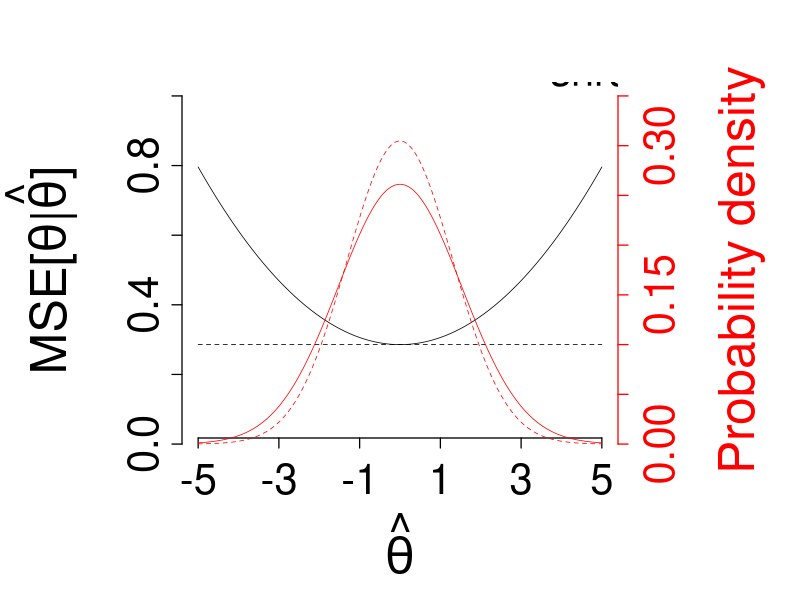

Recreate this plot in R.
# IDEAL project
# http://www.ideal.rwth-aachen.de/
#
# Author:
# Artur Araujo <artur.stat@gmail.com>
#
# Description:
#  Creates figure 2.
#
# Remarks:
#  None.

tau <- 0; # population average of true individual treatment effect
n <- 3; # number of cycles per subject
psi <- 2; # variance of the true indivual treatment effect
sigma <- 1; # residual variance

# probability for the computations
# of the x-axis limits of the plot
prob <- 0.999;

# weight for the shrunk estimate
k <- n*psi/(n*psi+sigma);
var.naive <- psi+sigma/n;
var.shrunk <- k^2*(psi+sigma/n);

# shrunk
a <- qnorm(
  p=(1+c(-1, 1)*prob)/2,
  mean=tau,
  sd=sqrt(var.shrunk)
);

# naive
b <- qnorm(
  p=(1+c(-1, 1)*prob)/2,
  mean=tau,
  sd=sqrt(var.naive)
);

# compute x-axis limits
xlim <- (a+b)/2;
xlim[1] <- floor(xlim[1]);
xlim[2] <- ceiling(xlim[2]);

# second y-axis limits
density.at <- pretty( x=c( 0, 1/sqrt(2*pi*var.shrunk) ) );
density.ylim <- range(density.at);

x <- seq(from=xlim[1], to=xlim[2], by=0.01);
mse.naive <- (1-k)^2*(tau-x)^2+k*sigma/n;
mse.shrunk <- rep( x=k*sigma/n, times=length(x) );
density.naive <- dnorm( x=x, mean=tau, sd=sqrt(var.naive) );
density.shrunk <- dnorm( x=x, mean=tau, sd=sqrt(var.shrunk) );

tiff(
  filename="Figure2.tif",
  width=1920,
  height=1080,
  units="px",
  pointsize=2,
  compression="lzw",
  res=400,
  bg="white",
  type="cairo"
);

#jpeg(
#  filename="Figure2.jpg",
#  width=1920,
#  height=1080,
#  units="px",
#  pointsize=2,
#  quality=100,
#  res=400,
#  bg="white",
#  type="cairo"
#);

#png(
#  filename="Figure2.png",
#  width=1920,
#  height=1080,
#  units="px",
#  pointsize=2,
#  res=400,
#  bg="white",
#  type="cairo"
#);

old <- par();

par(
  mar=c(
    7.1, # bottom margin default 5.1
    9.1, # left margin default 4.1
    4.1, # top margin default 4.1
    9.1 # right margin default 2.1
  )
);

# plot naive MSE
plot(
  x=x,
  y=mse.naive,
  xlim=xlim,
  ylim=c(0, 1),
  xlab="",
  ylab="",
  type="l",
  col="black",
  lty=1,
  lwd=0.75,
  bty="n",
  axes=FALSE
);

# plot shrunk MSE
lines(
  x=x,
  y=mse.shrunk,
  col="black",
  lty=2,
  lwd=0.75
);

# define x-axis
axis(
  side=1,
  at=seq(from=xlim[1], to=xlim[2], by=2),
  labels=TRUE,
  tick=TRUE,
  outer=FALSE,
  lty="solid",
  lwd=1.25,
  lwd.ticks=1.25,
  cex.axis=2.5,
  mgp=c(3, 1, -1)
);

# define y-axis
axis(
  side=2,
  at=seq(from=0, to=1, by=0.2),
  labels=TRUE,
  tick=TRUE,
  outer=FALSE,
  lty="solid",
  lwd=1.25,
  lwd.ticks=1.25,
  cex.axis=2.5,
  mgp=c(3, 1, 0)
);

# define xy-axis label
title(
  xlab=expression( hat(theta) ),
  ylab=expression( paste("MSE[", theta, "|", hat(theta), "]") ),
  line=5,
  cex.lab=3
);

# allow second plot
par(new=TRUE);

# plot naive density
plot(
  x=x,
  y=density.naive,
  xlim=xlim,
  ylim=density.ylim,
  xlab="",
  ylab="",
  type="l",
  col="red",
  lty=1,
  lwd=0.75,
  bty="n",
  axes=FALSE
);

# plot shrunk density
lines(
  x=x,
  y=density.shrunk,
  col="red",
  lty=2,
  lwd=0.75
);

# define second y-axis
axis(
  side=4,
  at=density.at,
  labels=TRUE,
  tick=TRUE,
  outer=FALSE,
  lty="solid",
  lwd=1.25,
  lwd.ticks=1.25,
  col="red",
  col.ticks="red",
  col.axis="red",
  cex.axis=2.5,
  mgp=c(3, 2, 0)
);

# define second y-axis label
mtext(
  text="Probability density",
  side=4,
  line=6,
  outer=FALSE,
  cex=3,
  col="red"
);

legend.y <- (
  density.at[length(density.at)]+
    density.at[length(density.at)-1]
)/2;

legend(
  x=tau,
  y=legend.y,
  legend=c("naive", "shrunk"),
  col=c("black", "black"),
  lty=1:2,
  lwd=0.75,
  bty="n",
  cex=2.5,
  xjust=0,
  yjust=0,
  ncol=1,
  horiz=FALSE
);

legend(
  x=tau-0.5,
  y=legend.y,
  legend=c("", ""),
  col=c("red", "red"),
  lty=1:2,
  lwd=0.75,
  bty="n",
  cex=2.5,
  xjust=0,
  yjust=0,
  ncol=1,
  horiz=FALSE
);

par(old);

dev.off();
